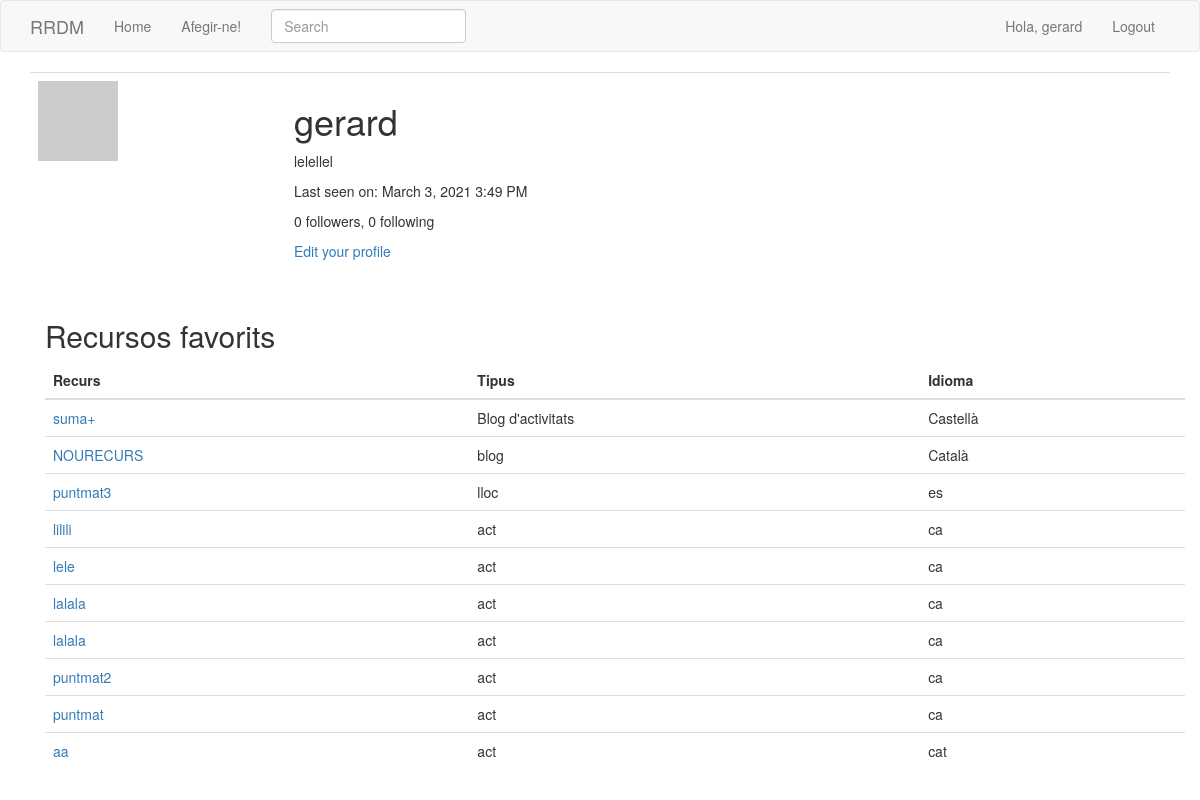
Before: /user/gerard (signed in) with the older database file.
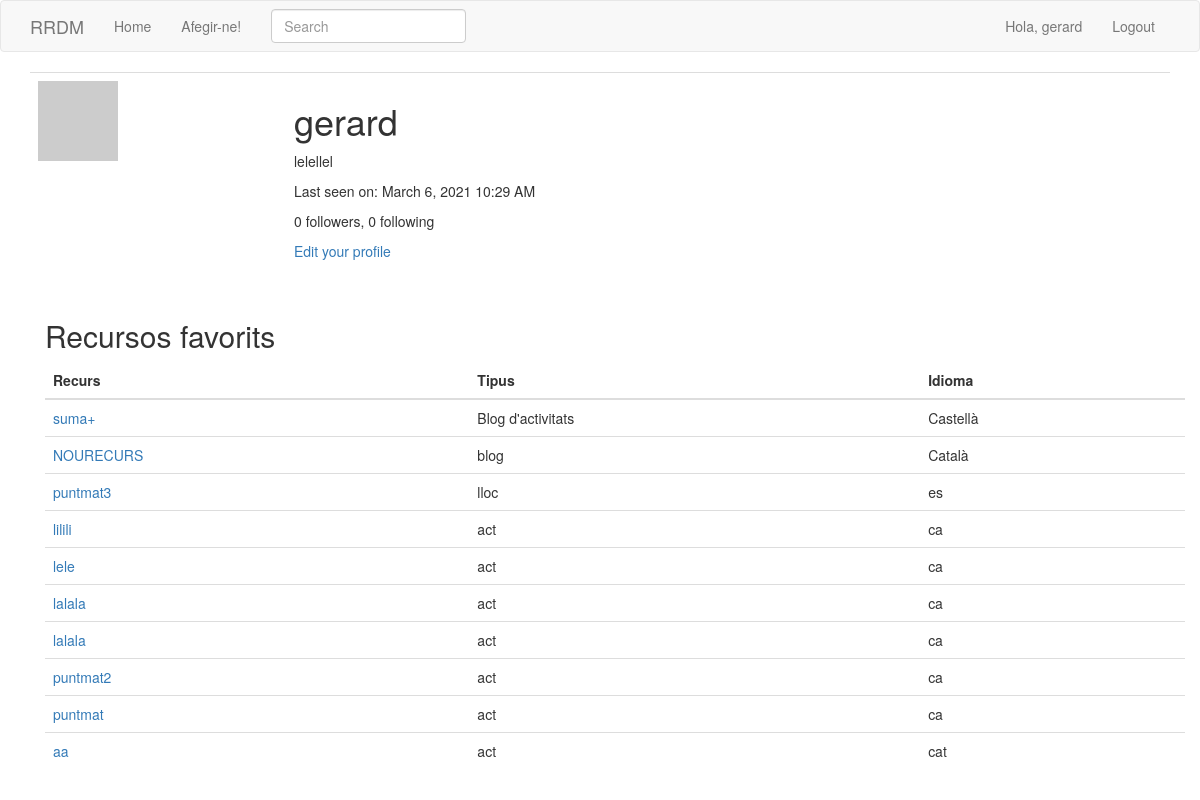
After: the same page with the newer database file.
### app/models.py (models this page shows, shortened)
class User(UserMixin, db.Model):
    id = db.Column(db.Integer, primary_key=True)
    username = db.Column(db.String(64), index=True, unique=True)
    email = db.Column(db.String(120), index=True, unique=True)
    password_hash = db.Column(db.String(128))
    resources = db.relationship('Resource', backref='author', lazy='dynamic')
    about_me = db.Column(db.String(140))
    last_seen = db.Column(db.DateTime, default=datetime.utcnow)
    followed = db.relationship(
        'User', secondary=followers,
        primaryjoin=(followers.c.follower_id == id),
        secondaryjoin=(followers.c.followed_id == id),
        backref=db.backref('followers', lazy='dynamic'), lazy='dynamic')
    def avatar(self, size):
        digest = md5(self.email.lower().encode('utf-8')).hexdigest()
        return 'https://www.gravatar.com/avatar/{}?d=identicon&s={}'.format(
            digest, size)

class SearchableMixin(object):
    @classmethod
    def before_commit(cls, session):
        session._changes = {
            'add': list(session.new),
            'update': list(session.dirty),
            'delete': list(session.deleted)
        }
    @classmethod
    def after_commit(cls, session):
        for obj in session._changes['add']:
            if isinstance(obj, SearchableMixin):
                add_to_index(obj.__tablename__, obj)
        for obj in session._changes['update']:
            if isinstance(obj, SearchableMixin):
                add_to_index(obj.__tablename__, obj)
        for obj in session._changes['delete']:
            if isinstance(obj, SearchableMixin):
                remove_from_index(obj.__tablename__, obj)
        session._changes = None

class Resource(SearchableMixin, db.Model):
    __searchable__ = ['descripcio', 'nom', 'user_id', 'idioma', 'tipus']
    id = db.Column(db.Integer, primary_key=True)
    nom = db.Column(db.String(50))
    tipus = db.Column(db.String(50))
    idioma = db.Column(db.String(50))
    descripcio = db.Column(db.String(140))
    link = db.Column(db.String(140))
    user_id = db.Column(db.Integer, db.ForeignKey('user.id'))
    timestamp = db.Column(db.DateTime, index=True, default=datetime.utcnow)

### app/main/routes.py (the view)
@bp.route('/user/<username>')
@login_required
def user(username):
    user = User.query.filter_by(username=username).first_or_404()
    page = request.args.get('page', 1, type=int)
    resources = user.resources.order_by(Resource.timestamp.desc()).paginate(
        page, current_app.config['POSTS_PER_PAGE'], False)
    next_url = url_for('main.user', username=user.username,
                       page=resources.next_num) if resources.has_next else None
    prev_url = url_for('main.user', username=user.username,
                       page=resources.prev_num) if resources.has_prev else None
    form = EmptyForm()
    return render_template('user.html', user=user, resources=resources.items,
                           next_url=next_url, prev_url=prev_url, form=form)

### app/main/forms.py
class SearchForm(FlaskForm):
    q = StringField(_l('Search'), validators=[DataRequired()])
    def __init__(self, *args, **kwargs):
        if 'formdata' not in kwargs:
            kwargs['formdata'] = request.args
        if 'csrf_enabled' not in kwargs:
            kwargs['csrf_enabled'] = False
        super(SearchForm, self).__init__(*args, **kwargs)

class EmptyForm(FlaskForm):
    submit = SubmitField('Submit')

### app/main/routes.py (called while the page is built)
@bp.before_app_request
def before_request():
    if current_user.is_authenticated:
        current_user.last_seen = datetime.utcnow()
        db.session.commit()
        g.search_form = SearchForm()
    g.locale = str(get_locale())

### app/models.py (called while the page is built)
@login.user_loader
def load_user(id):
    return User.query.get(int(id))

### app/templates/user.html (shortened to what this page needs)
{% extends "base.html" %}
{% block app_content %}
    <table class="table table-hover">
        <tr>
            <td width="256px"><img src="{{ user.avatar(256) }}"></td>
            <td>
                <h1>{{ user.username }}</h1>
                {% if user.about_me %}<p>{{ user.about_me }}</p>{% endif %}
                {% if user.last_seen %}
                <p>{{ _('Last seen on') }}: {{ moment(user.last_seen).format('LLL') }}</p>
                {% endif %}
                <p>{{ _('%(count)d followers', count=user.followers.count()) }}, {{ _('%(count)d following', count=user.followed.count()) }}</p>
                {% if user == current_user %}
                <p><a href="{{ url_for('main.edit_profile') }}">{{ _('Edit your profile') }}</a></p>
                {% endif %}
            </td>
        </tr>
    </table>
    <div class="container">
    <h2>Recursos favorits</h2>
    <table class="table table-hover">
        <thead>
        <tr>
            <th>Recurs</th>
            <th>Tipus</th>
            <th>Idioma</th>
        </tr>
        </thead>
        <tbody>
        {% for recurs in resources %}
        {% include '_recurs.html' %}
        {% endfor %}
        </tbody>
    </table>
    </div>
{% endblock %}

### app/templates/base.html (shortened to what this page needs)
{% extends 'bootstrap/base.html' %}
{% block navbar %}
    <nav class="navbar navbar-default">
        <div class="container">
            <div class="navbar-header">
                <a class="navbar-brand" href="{{ url_for('main.index') }}">RRDM</a>
            </div>
            <div class="collapse navbar-collapse" id="bs-example-navbar-collapse-1">
                <ul class="nav navbar-nav">
                    <li><a href="{{ url_for('main.index') }}">{{ _('Home') }}</a></li>
                    <li><a href="{{ url_for('main.add') }}">{{ _('Afegir-ne!') }}</a></li>
                </ul>
                {% if g.search_form %}
                <form class="navbar-form navbar-left" method="get" action="{{ url_for('main.search') }}">
                    <div class="form-group">
                        {{ g.search_form.q(size=20, class='form-control', placeholder=g.search_form.q.label.text) }}
                    </div>
                </form>
                {% endif %}
                <ul class="nav navbar-nav navbar-right">
                    {% if current_user.is_anonymous %}
                    <li><a href="{{ url_for('auth.login') }}">{{ _('Login') }}</a></li>
                    {% else %}
                    <li><a href="{{ url_for('main.user', username=current_user.username) }}">Hola, {{ current_user.username }}</a></li>
                    <li><a href="{{ url_for('auth.logout') }}">{{ _('Logout') }}</a></li>
                    {% endif %}
                </ul>
            </div>
        </div>
    </nav>
{% endblock %}
{% block content %}
    <div class="container">
        {% block app_content %}{% endblock %}
    </div>
{% endblock %}

### app/templates/_recurs.html
<tr>
    <td><a href="{{ recurs.link }}">{{ recurs.nom }}</a></td>
    <td>{{ recurs.tipus }}</td>
    <td>{{ recurs.idioma }}</td>
</tr>

Changed rows visible on the page:
changed User "gerard": last_seen "March 3, 2021 3:49 PM" → "March 6, 2021 10:29 AM"
